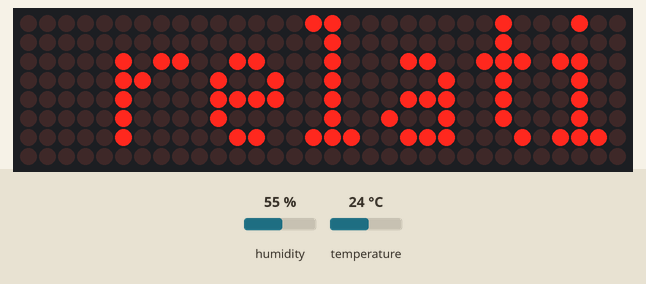
Bench run of a sketch on a simulated Arduino Uno, built with avr-gcc and run on an emulated ATmega328P. On the bench: 32×8 LED matrix. Inputs (shaded band) come from the test bench; at power-on: humidity 55 %, temperature 24 °C. The local clock reads 2024-03-15 10:24:30 at power-on unless the sketch sets it.

Above: at 2.2 s.
At 5.7 s:
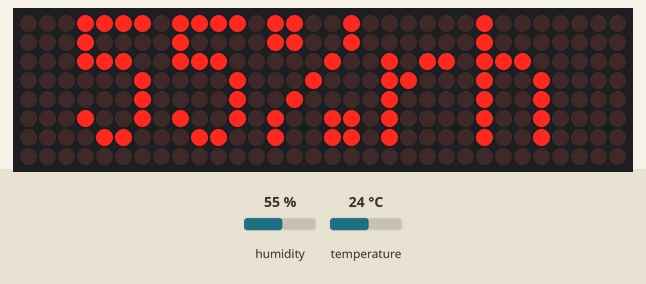
At 15.19 s:
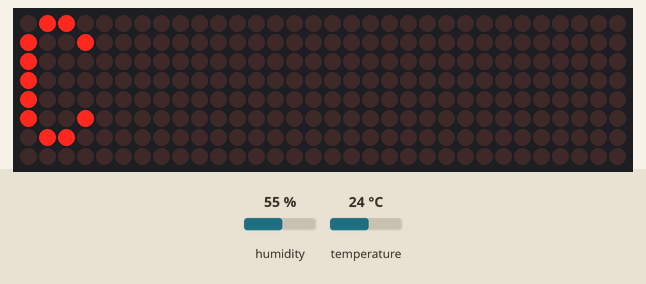
At 21.3 s:
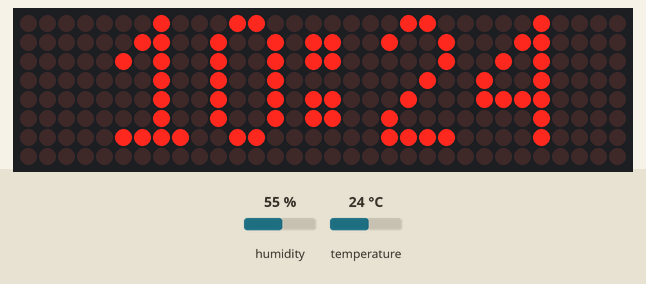
At 25.4 s:
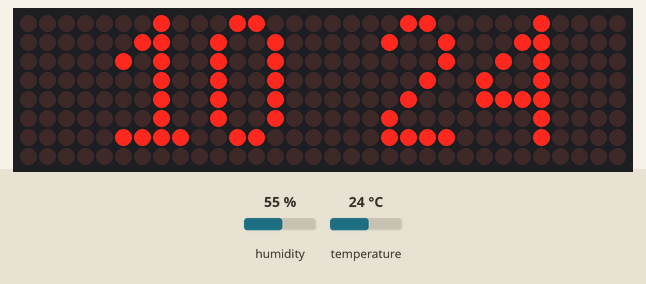
At 37.7 s:
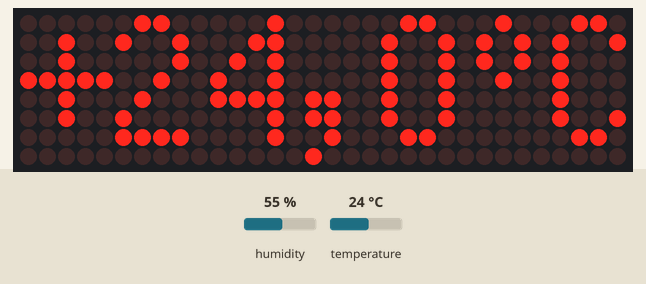

Measured:
- what the display in image 1 shows lasts 2.0 s, from 5.7 s to 7.7 s
- what the display in image 3 shows lasts 0.5 s, from 21.3 s to 21.8 s
- what the display in image 4 shows lasts 0.7 s, from 25.4 s to 26.1 s

The sketch:

maxmatrix_DHT22_RTC_4module_ver2m0.ino
```cpp
// Maxmatrix library:
// https://brainy-bits.com/tutorials/scroll-text-using-the-max7219-led-dot-matrix/
// https://code.google.com/p/arudino-maxmatrix-library/
// niq_ro from
// http://arduinotehniq.blogspot.com
// http://nicuflorica.blogspot.ro/
// original sketch - ver.2.0, Craiova, Romania, 1.8.2015

#include <MaxMatrix.h>
#include <avr/pgmspace.h>

PROGMEM prog_uchar CH[] = {
3, 8, B00000000, B00000000, B00000000, B00000000, B00000000, // space
1, 8, B01011111, B00000000, B00000000, B00000000, B00000000, // !
3, 8, B00000011, B00000000, B00000011, B00000000, B00000000, // "
5, 8, B00010100, B00111110, B00010100, B00111110, B00010100, // #
4, 8, B00100100, B01101010, B00101011, B00010010, B00000000, // $
5, 8, B01100011, B00010011, B00001000, B01100100, B01100011, // %
5, 8, B00110110, B01001001, B01010110, B00100000, B01010000, // &
1, 8, B00000011, B00000000, B00000000, B00000000, B00000000, // '
3, 8, B00011100, B00100010, B01000001, B00000000, B00000000, // (
3, 8, B01000001, B00100010, B00011100, B00000000, B00000000, // )
5, 8, B00101000, B00011000, B00001110, B00011000, B00101000, // *
5, 8, B00001000, B00001000, B00111110, B00001000, B00001000, // +
2, 8, B10110000, B01110000, B00000000, B00000000, B00000000, // ,
4, 8, B00001000, B00001000, B00001000, B00001000, B00000000, // -
2, 8, B01100000, B01100000, B00000000, B00000000, B00000000, // .
4, 8, B01100000, B00011000, B00000110, B00000001, B00000000, // /
4, 8, B00111110, B01000001, B01000001, B00111110, B00000000, // 0
//3, 8, B01000010, B01111111, B01000000, B00000000, B00000000, // 1
4, 8, B01000100, B01000010, B01111111, B01000000, B00000000, // 1
4, 8, B01100010, B01010001, B01001001, B01000110, B00000000, // 2
4, 8, B00100010, B01000001, B01001001, B00110110, B00000000, // 3
4, 8, B00011000, B00010100, B00010010, B01111111, B00000000, // 4
4, 8, B00100111, B01000101, B01000101, B00111001, B00000000, // 5
4, 8, B00111110, B01001001, B01001001, B00110000, B00000000, // 6
4, 8, B01100001, B00010001, B00001001, B00000111, B00000000, // 7
4, 8, B00110110, B01001001, B01001001, B00110110, B00000000, // 8
4, 8, B00000110, B01001001, B01001001, B00111110, B00000000, // 9
//2, 8, B01010000, B00000000, B00000000, B00000000, B00000000, // :
//3, 8, B00010100, B00000000, B00000000, B00000000, B00000000, // :
3, 8, B00110110, B00110110, B00000000, B00000000, B00000000, // :
2, 8, B10000000, B01010000, B00000000, B00000000, B00000000, // ;
3, 8, B00010000, B00101000, B01000100, B00000000, B00000000, // <
3, 8, B00010100, B00010100, B00010100, B00000000, B00000000, // =
3, 8, B01000100, B00101000, B00010000, B00000000, B00000000, // >
4, 8, B00000010, B01011001, B00001001, B00000110, B00000000, // ?
5, 8, B00111110, B01001001, B01010101, B01011101, B00001110, // @
4, 8, B01111110, B00010001, B00010001, B01111110, B00000000, // A
4, 8, B01111111, B01001001, B01001001, B00110110, B00000000, // B
4, 8, B00111110, B01000001, B01000001, B00100010, B00000000, // C
4, 8, B01111111, B01000001, B01000001, B00111110, B00000000, // D
4, 8, B01111111, B01001001, B01001001, B01000001, B00000000, // E
4, 8, B01111111, B00001001, B00001001, B00000001, B00000000, // F
4, 8, B00111110, B01000001, B01001001, B01111010, B00000000, // G
4, 8, B01111111, B00001000, B00001000, B01111111, B00000000, // H
3, 8, B01000001, B01111111, B01000001, B00000000, B00000000, // I
4, 8, B00110000, B01000000, B01000001, B00111111, B00000000, // J
4, 8, B01111111, B00001000, B00010100, B01100011, B00000000, // K
4, 8, B01111111, B01000000, B01000000, B01000000, B00000000, // L
5, 8, B01111111, B00000010, B00001100, B00000010, B01111111, // M
5, 8, B01111111, B00000100, B00001000, B00010000, B01111111, // N
4, 8, B00111110, B01000001, B01000001, B00111110, B00000000, // O
4, 8, B01111111, B00001001, B00001001, B00000110, B00000000, // P
4, 8, B00111110, B01000001, B01000001, B10111110, B00000000, // Q
4, 8, B01111111, B00001001, B00001001, B01110110, B00000000, // R
4, 8, B01000110, B01001001, B01001001, B00110010, B00000000, // S
5, 8, B00000001, B00000001, B01111111, B00000001, B00000001, // T
4, 8, B00111111, B01000000, B01000000, B00111111, B00000000, // U
5, 8, B00001111, B00110000, B01000000, B00110000, B00001111, // V
5, 8, B00111111, B01000000, B00111000, B01000000, B00111111, // W
5, 8, B01100011, B00010100, B00001000, B00010100, B01100011, // X
5, 8, B00000111, B00001000, B01110000, B00001000, B00000111, // Y
4, 8, B01100001, B01010001, B01001001, B01000111, B00000000, // Z
2, 8, B01111111, B01000001, B00000000, B00000000, B00000000, // [
4, 8, B00000001, B00000110, B00011000, B01100000, B00000000, // \ backslash
2, 8, B01000001, B01111111, B00000000, B00000000, B00000000, // ]
3, 8, B00000010, B00000001, B00000010, B00000000, B00000000, // hat
4, 8, B01000000, B01000000, B01000000, B01000000, B00000000, // _
2, 8, B00000001, B00000010, B00000000, B00000000, B00000000, // `
4, 8, B00100000, B01010100, B01010100, B01111000, B00000000, // a
4, 8, B01111111, B01000100, B01000100, B00111000, B00000000, // b
4, 8, B00111000, B01000100, B01000100, B00101000, B00000000, // c
4, 8, B00111000, B01000100, B01000100, B01111111, B00000000, // d
4, 8, B00111000, B01010100, B01010100, B00011000, B00000000, // e
3, 8, B00000100, B01111110, B00000101, B00000000, B00000000, // f
4, 8, B10011000, B10100100, B10100100, B01111000, B00000000, // g
4, 8, B01111111, B00000100, B00000100, B01111000, B00000000, // h
3, 8, B01000100, B01111101, B01000000, B00000000, B00000000, // i
4, 8, B01000000, B10000000, B10000100, B01111101, B00000000, // j
4, 8, B01111111, B00010000, B00101000, B01000100, B00000000, // k
3, 8, B01000001, B01111111, B01000000, B00000000, B00000000, // l
5, 8, B01111100, B00000100, B01111100, B00000100, B01111000, // m
4, 8, B01111100, B00000100, B00000100, B01111000, B00000000, // n
4, 8, B00111000, B01000100, B01000100, B00111000, B00000000, // o
4, 8, B11111100, B00100100, B00100100, B00011000, B00000000, // p
4, 8, B00011000, B00100100, B00100100, B11111100, B00000000, // q
4, 8, B01111100, B00001000, B00000100, B00000100, B00000000, // r
4, 8, B01001000, B01010100, B01010100, B00100100, B00000000, // s
3, 8, B00000100, B00111111, B01000100, B00000000, B00000000, // t
4, 8, B00111100, B01000000, B01000000, B01111100, B00000000, // u
5, 8, B00011100, B00100000, B01000000, B00100000, B00011100, // v
5, 8, B00111100, B01000000, B00111100, B01000000, B00111100, // w
5, 8, B01000100, B00101000, B00010000, B00101000, B01000100, // x
4, 8, B10011100, B10100000, B10100000, B01111100, B00000000, // y
3, 8, B01100100, B01010100, B01001100, B00000000, B00000000, // z
3, 8, B00001000, B00110110, B01000001, B00000000, B00000000, // {
1, 8, B01111111, B00000000, B00000000, B00000000, B00000000, // |
3, 8, B01000001, B00110110, B00001000, B00000000, B00000000, // }
//4, 8, B00001000, B00000100, B00001000, B00000100, B00000000, // ~
3, 8, B00000110, B00001001, B00000110, B00000000, B00000000, // ~
};

int data = 12;    // DIN pin of MAX7219 module
int load = 10;    // CS pin of MAX7219 module
int clock = 11;  // CLK pin of MAX7219 module

int maxInUse = 4;  //how many MAX7219 are connected

MaxMatrix m(data, load, clock, maxInUse); // define Library

byte buffer[10];

// char string1[] = " niq_ro test sketch from https://brainy-bits.com/tutorials/scroll-text-using-the-max7219-led-dot-matrix/        ";  // Scrolling Text
 char string4[] = "    temperature:        "; // Fixxed text
 char string5[] = "    relative humidity:        "; // Fixxed text
 char string6[] = "    clock:        "; // Fixxed text
 char string7[] = "    date:        "; // Fixxed text

// Example testing sketch for various DHT humidity/temperature sensors
// Written by ladyada, public domain
#include "DHT.h"
#define DHTPIN A2     // what pin we're connected to A2
// Uncomment whatever type you're using!
//#define DHTTYPE DHT11   // DHT 11
#define DHTTYPE DHT22   // DHT 22  (AM2302)
//#define DHTTYPE DHT21   // DHT 21 (AM2301)

// if is just sensor:
// Connect pin 1 (on the left) of the sensor to +5V
// Connect pin 2 of the sensor to whatever your DHTPIN is
// Connect pin 4 (on the right) of the sensor to GROUND
// Connect a 10K resistor from pin 2 (data) to pin 1 (power) of the sensor

DHT dht(DHTPIN, DHTTYPE);


#include <Wire.h>
#include "RTClib.h" // from https://github.com/adafruit/RTClib
//#include <Encoder.h> // from http://www.pjrc.com/teensy/td_libs_Encoder.html

RTC_DS1307 RTC; // Tells the RTC library that we're using a DS1307 RTC

byte spid = 35;

void setup(){
  m.init(); // module MAX7219
  m.setIntensity(1); // LED Intensity 0-15
  byte c;
  delay(100);
  m.shiftLeft(false, true);

// Initialize DHT sensor
  dht.begin();

    Wire.begin();
    RTC.begin();
  if (! RTC.isrunning()) {
    //Serial.println("RTC is NOT running!");
    // following line sets the RTC to the date & time this sketch was compiled
    RTC.adjust(DateTime(__DATE__, __TIME__));
  }


}

void loop(){

// Reading temperature or humidity
 int has = dht.readHumidity();

 float te = dht.readTemperature();
// int te = dht.readTemperature();
 delay(250);
 int t2 = 10*te;

 printStringWithShift(string5, spid);  // Send scrolling Text
//printString(string4);
// delay(2000);

// http://www.arduino-hacks.com/converting-integer-to-character-vice-versa/
char b[3];
String str;
str=String(has);
str.toCharArray(b,3);
// printString(b);
 printString1(b, 3);
// delay(1000);
 printString1("%rh", 13);
 delay(2000);


// http://www.arduino-hacks.com/converting-integer-to-character-vice-versa/
char c[3], d[2];
String str1, str2;
int t2z = t2/10;
int t2u = t2 - t2z*10;
str1=String(t2z);
str1.toCharArray(c,3);
str2=String(t2u);
str2.toCharArray(d,2);

/*
// clear the screen
printString1("         ", 0);
*/

 printStringWithShift(string4, spid);  // Send scrolling Text
//printString(string4);
// delay(2000);


printString1("+", 0);
printString1(c, 5);
// delay(1000);
printString1(",", 15);
printString1(d, 19);
printString1("~C", 24);
 delay(2000);


DateTime now = RTC.now();
int ora = now.hour();
int minut = now.minute();
int anul=now.year();
int luna=now.month();
int ziua=now.day();

// https://www.arduino.cc/en/Reference/StringToCharArray
String data;
data = "       date:  ";
if (ziua >= 10) data = data + ziua;
else data = data + "0" + ziua;
data = data + ".";
//String data = ziua + ".";
if (luna >= 10) data = data + luna;
else
{
  data = data + "0";
 data = data + luna;
}
data = data + ".";
data = data + anul;
//String data[20] = ziua + "." + luna + "." + anul;
char data1[20];
//data1=String(data);
data.toCharArray(data1,30);

// printStringWithShift(string7, spid);  // Send scrolling Text
printStringWithShift(data1, spid);  // Send scrolling Text

//int second0 = now.second();
//delay(500);

 printStringWithShift(string6, spid);  // Send scrolling Text

// clear the screen
//printString1("         ", 0);

// http://www.arduino-hacks.com/converting-integer-to-character-vice-versa/
char e[3], f[3];
String str3, str4;
str3=String(ora);
str3.toCharArray(e,3);
str4=String(minut);
str4.toCharArray(f,3);

if (ora >= 10) printString1(e, 5);
else
{
  printString1(" ", 5);
  printString1(e, 9);
}

if (minut >= 10) printString1(f, 19);
else
{
  printString1("0", 19);
  printString1(f, 24);
}
for(int j=0; j<5; j++)
{
//printString1(e, 5);
printString1(":", 15);
//printString1(f, 19);
delay(500);
printString1(" ", 15);
delay(400);
}
//delay(3000);


}

// Put extracted character on Display
void printCharWithShift(char c, int shift_speed){
  if (c < 32) return;
  c -= 32;
  memcpy_P(buffer, CH + 7*c, 7);
  m.writeSprite(maxInUse*8, 0, buffer);
  m.setColumn(maxInUse*8 + buffer[0], 0);

  for (int i=0; i<buffer[0]+1; i++)
//    for (int i=0; i<buffer[0]+1; i++)
  {
    delay(shift_speed);
    m.shiftLeft(false, false);
  }
}

// Extract characters from Scrolling text
void printStringWithShift(char* s, int shift_speed){
/*    printCharWithShift(48, shift_speed);
delay(5000);
    printCharWithShift(49, shift_speed);
delay(5000);
*/
  while (*s != 0){
    printCharWithShift(*s, shift_speed);
    s++;
  }
}

void printString(char* s)
{
  int col = 0;
  while (*s != 0)
  {
    if (*s < 32) continue;
    char c = *s - 32;
    memcpy_P(buffer, CH + 7*c, 7);
    m.writeSprite(col, 0, buffer);
    m.setColumn(col + buffer[0], 0);
    col += buffer[0] + 1;
    s++;
  }
}

void printString1(char* s, int col)
{
  int col1 = col;
  while (*s != 0)
  {
    if (*s < 32) continue;
    char c = *s - 32;
    memcpy_P(buffer, CH + 7*c, 7);
    m.writeSprite(col, 0, buffer);
    m.setColumn(col + buffer[0], 0);
    col += buffer[0] + 1;
    s++;
  }
}
```
